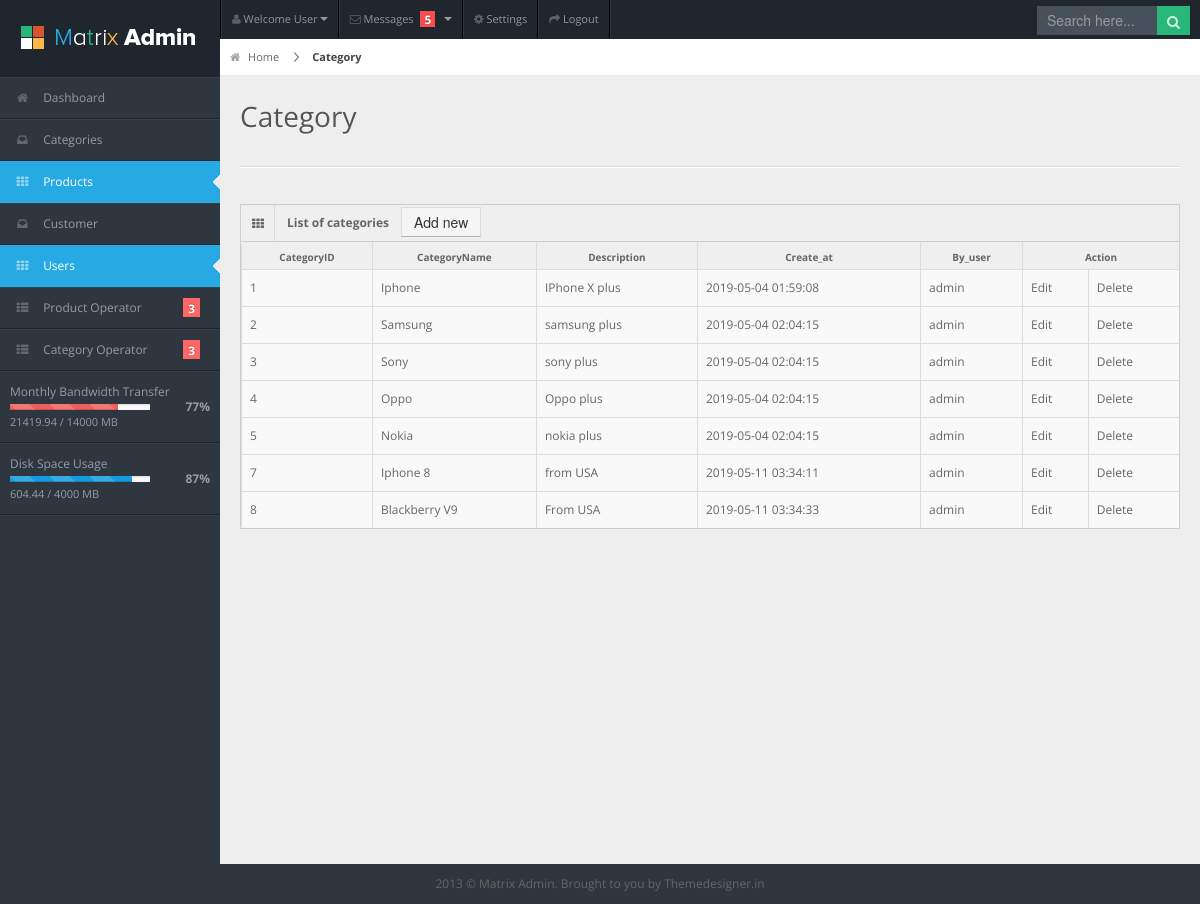
The page /admin_shop/admin_system/list_categories.php on the database its author committed.
### tables this page shows
CREATE TABLE `categories` (
  `categoryid` int(11) NOT NULL,
  `categoryname` varchar(225) DEFAULT NULL,
  `description` varchar(500) DEFAULT NULL,
  `create_at` timestamp NOT NULL DEFAULT CURRENT_TIMESTAMP ON UPDATE CURRENT_TIMESTAMP,
  `update_at` timestamp NOT NULL DEFAULT '0000-00-00 00:00:00',
  `by_user` varchar(255) DEFAULT NULL
);

### admin_shop/admin_system/function_category.php (called while the page is built, shortened)
<?php
	function get_categories(){
		$db = getDB();
		$query ="SELECT * FROM categories ORDER BY categoryid";
		try {
			$statement = $db->prepare($query);
			$statement->execute();
			$result = $statement->fetchAll();
			return $result;
		} catch (PDOException $e) {
			$error_message = $e->getMessage();
			echo "Error execute query statement:".$error_message;
		}
	}
 ?>

### admin_shop/admin_system/list_categories.php (the view, shortened to what this page needs)
<?php
  include_once('function_category.php');
  $categories = get_categories();
 ?>
<!DOCTYPE html>
<html lang="en">
<head>
<link rel="stylesheet" href="css/bootstrap.min.css" />
<link rel="stylesheet" href="css/bootstrap-responsive.min.css" />
<link rel="stylesheet" href="css/uniform.css" />
<link rel="stylesheet" href="css/select2.css" />
<link rel="stylesheet" href="css/matrix-style.css" />
<link rel="stylesheet" href="css/matrix-media.css" />
<link href="font-awesome/css/font-awesome.css" rel="stylesheet" />
</head>
<body>
<div id="header">
  <h1><a href="dashboard.html">Matrix Admin</a></h1>
</div>
<div id="user-nav" class="navbar navbar-inverse">
  <ul class="nav">
    <li  class="dropdown" id="profile-messages" ><a title="" href="#" data-toggle="dropdown" data-target="#profile-messages" class="dropdown-toggle"><i class="icon icon-user"></i>  <span class="text">Welcome User</span><b class="caret"></b></a>
    </li>
    <li class="dropdown" id="menu-messages"><a href="#" data-toggle="dropdown" data-target="#menu-messages" class="dropdown-toggle"><i class="icon icon-envelope"></i> <span class="text">Messages</span> <span class="label label-important">5</span> <b class="caret"></b></a>
    </li>
    <li class=""><a title="" href="#"><i class="icon icon-cog"></i> <span class="text">Settings</span></a></li>
    <li class=""><a title="" href="login.html"><i class="icon icon-share-alt"></i> <span class="text">Logout</span></a></li>
  </ul>
</div>
<div id="search">
  <input type="text" placeholder="Search here..."/>
  <button type="submit" class="tip-bottom" title="Search"><i class="icon-search icon-white"></i></button>
</div>
<div id="sidebar"> <a href="#" class="visible-phone"><i class="icon icon-th"></i>Category</a>
  <ul>
    <li><a href="#"><i class="icon icon-home"></i> <span>Dashboard</span></a> </li>
    <li><a href="#"><i class="icon icon-inbox"></i> <span>Categories</span></a> </li>
    <li class="active"><a href="#"><i class="icon icon-th"></i> <span>Products</span></a></li>
    <li><a href="#"><i class="icon icon-inbox"></i> <span>Customer</span></a> </li>
    <li class="active"><a href="#"><i class="icon icon-th"></i> <span>Users</span></a></li>
    <li class="submenu"> <a href="#"><i class="icon icon-th-list"></i> <span>Product Operator</span> <span class="label label-important">3</span></a>
    </li>
    <li class="submenu"> <a href="#"><i class="icon icon-th-list"></i> <span>Category Operator</span> <span class="label label-important">3</span></a>
    </li>
    <li class="content"> <span>Monthly Bandwidth Transfer</span>
      <div class="progress progress-mini progress-danger active progress-striped">
        <div style="width: 77%;" class="bar"></div>
      </div>
      <span class="percent">77%</span>
      <div class="stat">21419.94 / 14000 MB</div>
    </li>
    <li class="content"> <span>Disk Space Usage</span>
      <div class="progress progress-mini active progress-striped">
        <div style="width: 87%;" class="bar"></div>
      </div>
      <span class="percent">87%</span>
      <div class="stat">604.44 / 4000 MB</div>
    </li>
  </ul>
</div>
<div id="content">
  <div id="content-header">
    <div id="breadcrumb"> <a href="#" title="Go to Home" class="tip-bottom"><i class="icon-home"></i> Home</a> <a href="#" class="current">Category</a> </div>
    <h1>Category</h1>
  </div>
  <div class="container-fluid">
    <hr>
    <div class="row-fluid">
      <div class="span12">
        <div class="widget-box">
          <div class="widget-title"> <span class="icon"> <i class="icon-th"></i> </span>
           <a href="?action=add_new_category"> <button type="button" class="btn btn-default" style="margin-top:2px;">Add new</button>
            </a>
            <h5>List of categories</h5>
          </div>
          <div class="widget-content nopadding">
            <table class="table table-bordered table-striped">
              <thead>
                <tr>
                  <th>CategoryID</th>
                  <th>CategoryName</th>
                  <th>Description</th>
                  <th>Create_at</th>
                  <th>By_user</th>
                  <th colspan="2">Action</th>
                </tr>
              </thead>
              <tbody>
                <?php foreach ($categories as $key => $value): ?>
                <tr class="odd gradeX">
                  <td><?php echo $value['categoryid']; ?></td>
                  <td><?php echo $value['categoryname']; ?></td>
                  <td><?php echo $value['description']; ?></td>
                  <td class="center"> <?php echo $value['create_at']; ?></td>
                  <td class="center"><?php echo $value['by_user']; ?></td>
                  <td><a href="?action=edit_category&categoryid=<?php echo $value['categoryid'];?>">Edit</a></td>
                  <td><a href="?action=delete_category&categoryid=<?php echo $value['categoryid'];?>">Delete</a></td>
                </tr>
              <?php endforeach; ?>
              </tbody>
            </table>
          </div>
        </div>
      </div>
    </div>
  </div>
</div>
<div class="row-fluid">
  <div id="footer" class="span12"> 2013 &copy; Matrix Admin. Brought to you by <a href="http://themedesigner.in">Themedesigner.in</a> </div>
</div>
</body>
</html>

### admin_shop/admin_system/css/matrix-media.css (style rules this page uses)
body { background:#2E363F; }
#header { background-color: #1f262d; margin-top:10px; }
#search input[type=text], #search button { background-color: #28b779; }
#sidebar > ul { border-bottom: 1px solid #37414b }
#sidebar > ul > li { border-top: 1px solid #37414b; border-bottom: 1px solid #1f262d; }
#sidebar > ul > li.active { background-color: #27a9e3; border-bottom: 1px solid #27a9e3; border-top: 1px solid #27a9e3; }
#sidebar > ul > li.active a { color:#fff; text-decoration:none; }
#sidebar > ul > li > a > .label { background-color:#F66; }
#search input[type=text] { background-color: #47515b; color: #fff; }

### rows shown on the page
categories: categoryid "1", categoryname "Iphone", description "IPhone X plus", create_at "2019-05-04 01:59:08", by_user "admin"
categories: categoryid "2", categoryname "Samsung", description "samsung plus", create_at "2019-05-04 02:04:15", by_user "admin"
categories: categoryid "3", categoryname "Sony", description "sony plus", create_at "2019-05-04 02:04:15", by_user "admin"
categories: categoryid "4", categoryname "Oppo", description "Oppo plus", create_at "2019-05-04 02:04:15", by_user "admin"
categories: categoryid "5", categoryname "Nokia", description "nokia plus", create_at "2019-05-04 02:04:15", by_user "admin"
categories: categoryid "7", categoryname "Iphone 8", description "from USA", create_at "2019-05-11 03:34:11", by_user "admin"
categories: categoryid "8", categoryname "Blackberry V9", description "From USA", create_at "2019-05-11 03:34:33", by_user "admin"
